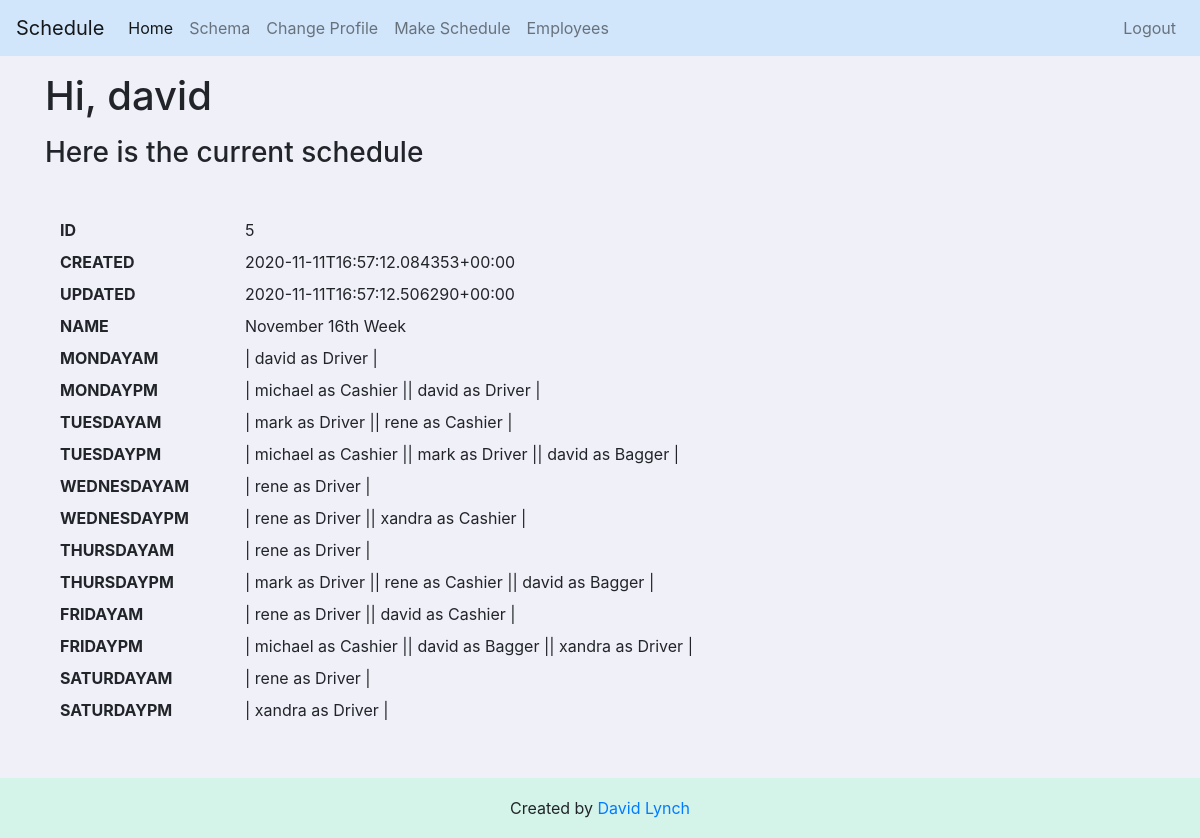
Before: / (signed in) with the older database file.
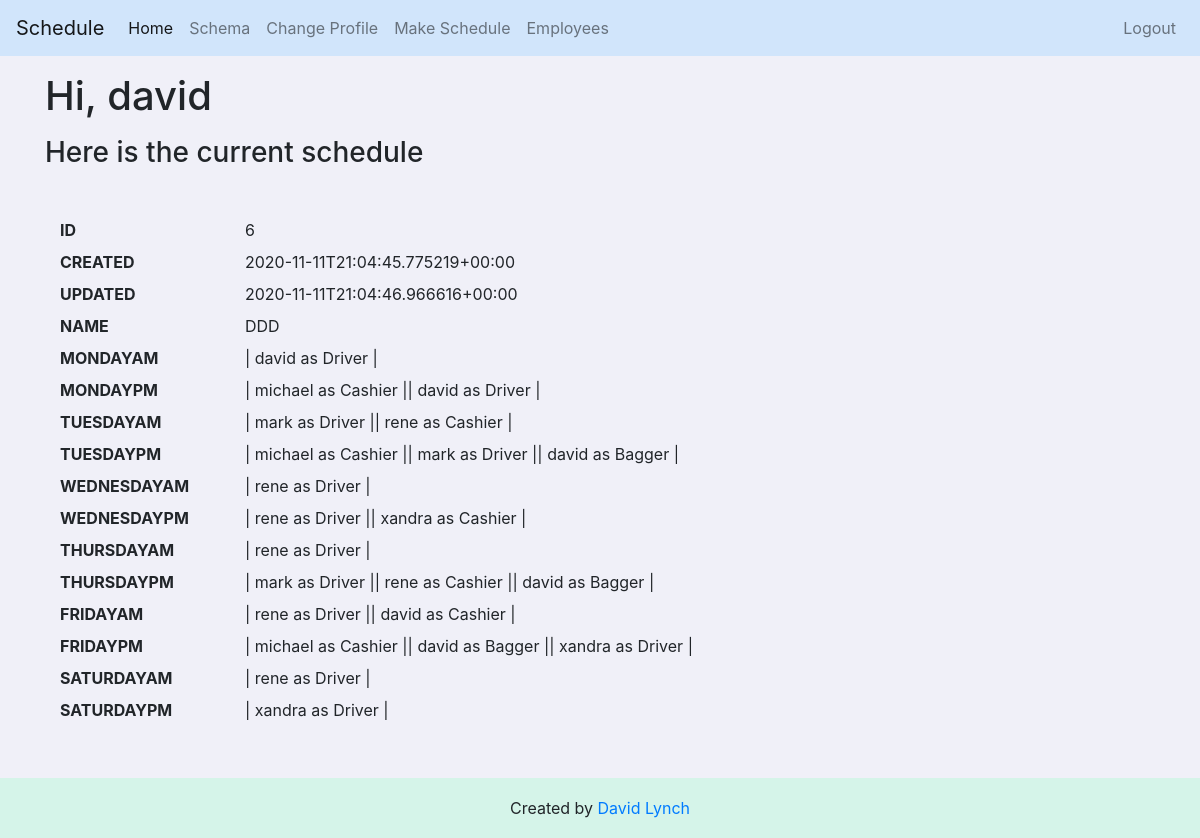
After: the same page with the newer database file.
### scheduler/models.py (models this page shows, shortened)
class TimeMixin(models.Model):
    created = models.DateTimeField(editable=False)
    updated = models.DateTimeField()
    class Meta:
        abstract = True

class Schedule(TimeMixin):
    name = models.TextField(blank=True)
    MondayAM = models.TextField(blank=True)
    MondayPM = models.TextField(blank=True)
    TuesdayAM = models.TextField(blank=True)
    TuesdayPM = models.TextField(blank=True)
    WednesdayAM = models.TextField(blank=True)
    WednesdayPM = models.TextField(blank=True)
    ThursdayAM = models.TextField(blank=True)
    ThursdayPM = models.TextField(blank=True)
    FridayAM = models.TextField(blank=True)
    FridayPM = models.TextField(blank=True)
    SaturdayAM = models.TextField(blank=True)
    SaturdayPM = models.TextField(blank=True)
    def get_fields(self):
        return [(field.name, field.value_to_string(self)) for field in self._meta.fields]

### scheduler/views.py (the view)
# urls.py: path('', home, name="home"),
@login_required
def home(request):
    emp_names = [p.username for p in Person.objects.filter(
        groups__name__in=['Employee'])]
    if ((request.user.username in emp_names) or request.user.is_staff) and Schedule.objects.exists():
        sched = Schedule.objects.order_by('-updated')[0]
        if request.user.is_staff:
            return render(request, 'scheduler/home.html', {'staff': 'staff', 'sched': sched})
        return render(request, 'scheduler/home.html', {'sched': sched})
    else:
        msg = "You are not listed as an employee yet. Please contact the system administrator."
    if request.user.is_staff:
        return render(request, 'scheduler/home.html', {'staff': 'staff'})
    return render(request, 'scheduler/home.html', {'msg': msg})

### scheduler/templates/scheduler/home.html (shortened to what this page needs)
{% extends "scheduler/base.html" %}
{% load crispy_forms_tags %}
{% block content %}
<h1 class="my-3">Hi, {{ user.username }}</h1>
<h3 class="mb-5">Here is the current schedule</h3>
{% if sched %}
<div class="container">
    {% for name, value in sched.get_fields %}
    <div class="row mb-2">
        <div class="col-sm-2"><span class="font-weight-bold text-uppercase">{{name}}</span> </div>
        <div class="col-sm-10">{{value}}</div>
    </div>
    {% endfor %}
</div>
{% endif %}
{% endblock %}

### scheduler/templates/scheduler/base.html (shortened to what this page needs)
<!doctype html>
<html lang="en">
<head>
    <link rel="stylesheet" href="https://maxcdn.bootstrapcdn.com/bootstrap/4.0.0/css/bootstrap.min.css"
>
</head>
<body>
    <nav class="navbar navbar-expand-lg navbar-light mb-3">
        <a class="navbar-brand" href="{% url 'scheduler:home' %}">Schedule</a>
        <div class="collapse navbar-collapse" id="navbarSupportedContent">
            <ul class="navbar-nav mr-auto">
                <li class="nav-item active">
                    <a class="nav-link" href="{% url 'scheduler:home' %}">Home</a>
                </li>
                <li class="nav-item">
                    <a class="nav-link" href="{% url 'scheduler:schema' %}">Schema</a>
                </li>
                <li class="nav-item">
                    <a class="nav-link" href="{% url 'scheduler:change' %}">Change Profile</a>
                </li>
                {% if user.is_staff %}
                <li class="nav-item">
                    <a class="nav-link" href="{% url 'scheduler:make_schedule' %}">Make Schedule</a>
                </li>
                <li class="nav-item">
                    <a class="nav-link" href="{% url 'scheduler:employees' %}">Employees</a>
                </li>
                {% endif %}
            </ul>
            <ul class="navbar-nav">
                {% if user.is_authenticated %}
                <li class="nav-item">
                    <a class="nav-link" href="{% url 'logout' %}">Logout</a>
                </li>
                {% endif %}
            </ul>
        </div>
    </nav>
    <main class="container mb-5 pb-5">
        {% block content %}{% endblock %}
    </main>
    <footer class="footer text-center">
        Created by <a href="http://davidlynch.me">David Lynch</a>
    </footer>
</body>
</html>

### scheduler/templates/scheduler/base.html (style rules this page uses)
html { position: relative; min-height: 100%; }
body { margin-bottom: 60px; background-color: rgba(180, 180, 220, 0.2); }
.navbar { background-color: rgba(180, 220, 255, 0.5); }
.footer { position: absolute; bottom: 0; width: 100%; height: 60px; line-height: 60px; background-color: rgba(150, 250, 200, 0.3); }

Changed rows visible on the page:
no longer on this page (row unchanged): Schedule: get_fields "November 16th Week" "| david as Driver |" "| michael as Cashier || david as Driver |" "| mark as Driver || rene as Cashier |" "| michael as Cashier || mark as Driver || david as Bagger |" "| rene as Driver |" "| rene as Driver || xandra as Cashier |" "| rene as Driver |" "| mark as Driver || rene as Cashier || david as Bagger |" "| rene as Driver || david as Cashier |" "| michael as Cashier || david as Bagger || xandra as Driver |" "| rene as Driver |" "| xandra as Driver |"
added Schedule: get_fields "DDD" "| david as Driver |" "| michael as Cashier || david as Driver |" "| mark as Driver || rene as Cashier |" "| michael as Cashier || mark as Driver || david as Bagger |" "| rene as Driver |" "| rene as Driver || xandra as Cashier |" "| rene as Driver |" "| mark as Driver || rene as Cashier || david as Bagger |" "| rene as Driver || david as Cashier |" "| michael as Cashier || david as Bagger || xandra as Driver |" "| rene as Driver |" "| xandra as Driver |"
Other visible differences:
new list line: "ID 6"
new list line: "CREATED 2020-11-11T21:04:45.775219+00:00"
new list line: "UPDATED 2020-11-11T21:04:46.966616+00:00"
new list line: "NAME"
list line gone: "ID 5"
list line gone: "CREATED 2020-11-11T16:57:12.084353+00:00"
list line gone: "UPDATED 2020-11-11T16:57:12.506290+00:00"
list line gone: "NAME"
